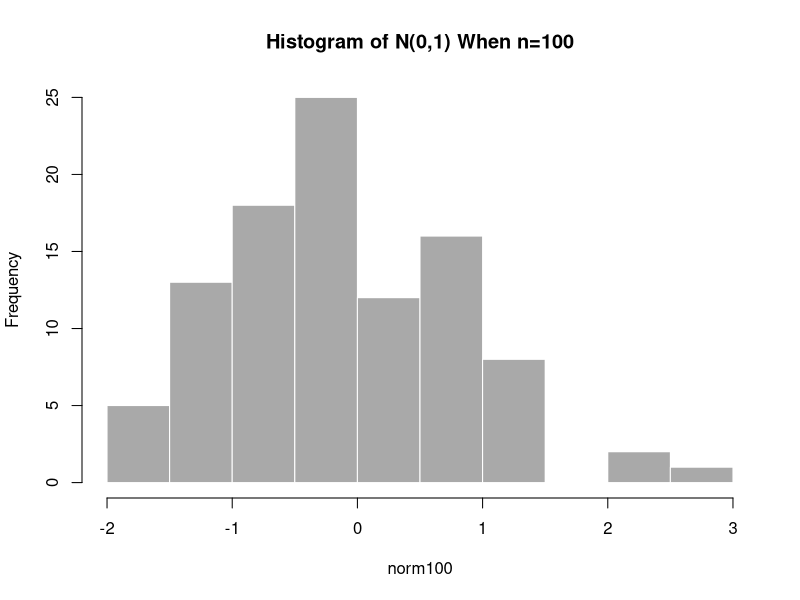
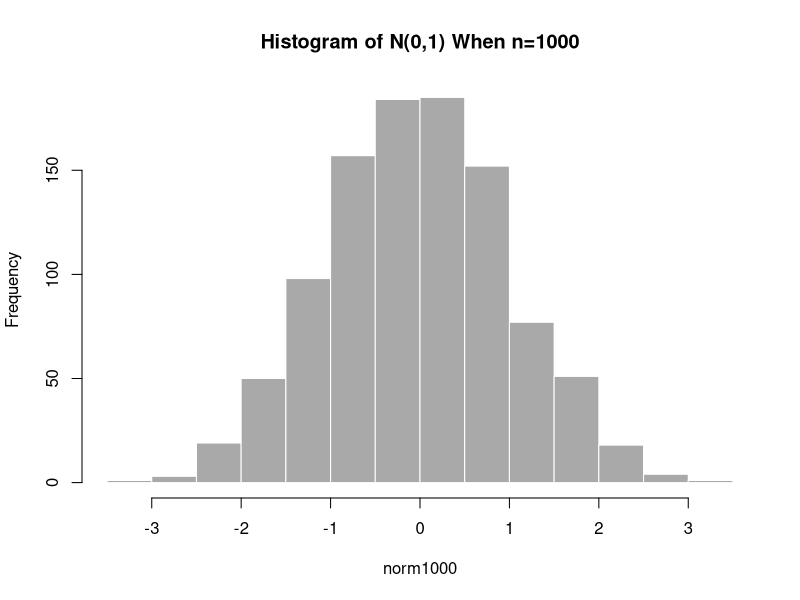
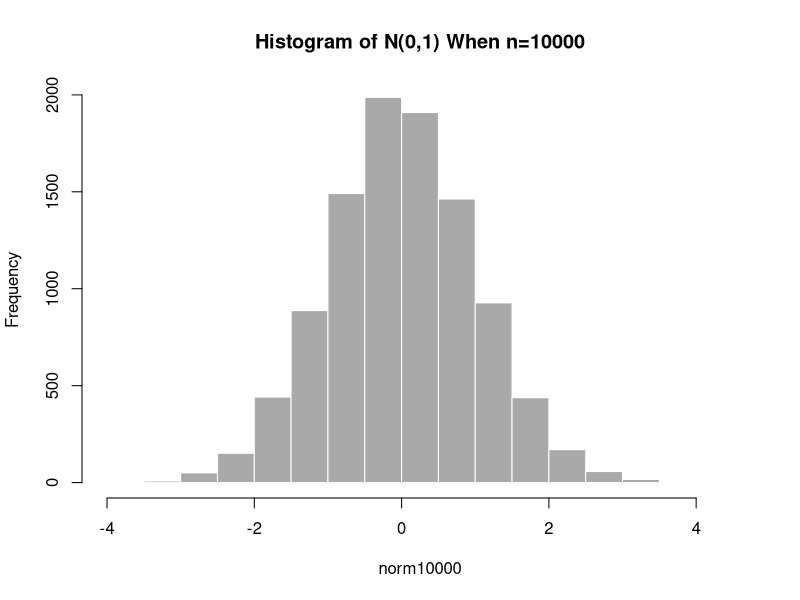
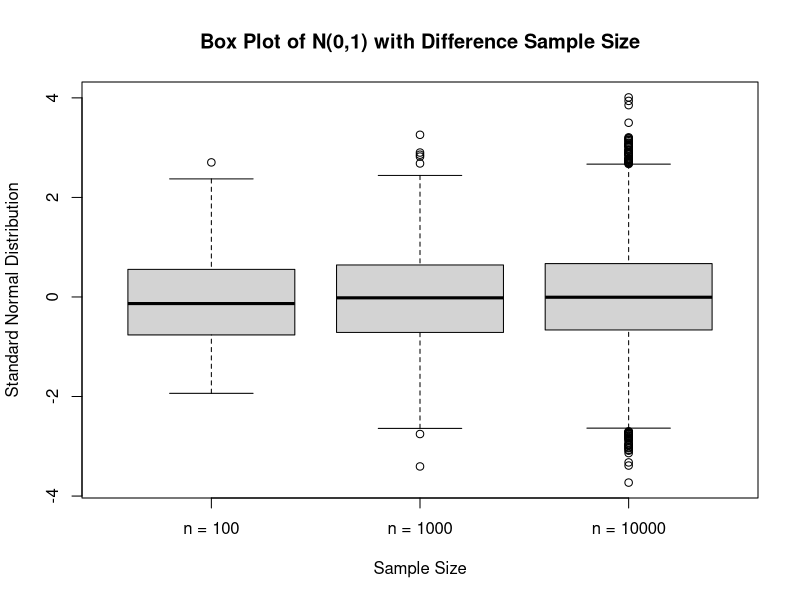

Write the R code that produced these figures, in order.
## ---- chunk 1
knitr::opts_chunk$set(echo = TRUE)
## ---- chunk 2
library(knitr)
library(kableExtra)

t <- c(0.0, 0.67, 0.84, 1.28, 1.65, 2.32, 2.58, 3.09, 3.72)
a <- array(data=NA, dim=length(t))

for (i in 1:length(t)){
a[i] <- pnorm(t[i], mean=0, sd=1)
}
t <- c("t=", t)
a <- c("F(x)=", a)

table1 <- array(c(t, a), dim = c(10, 2))

set.seed(20180913)
norm100 <- rnorm(100)
norm1000 <- rnorm(1000)
norm10000 <- rnorm(10000)

t <- c(0.0, 0.67, 0.84, 1.28, 1.65, 2.32, 2.58, 3.09, 3.72)
b <- array(data=NA, dim=length(t))
c <- array(data=NA, dim=length(t))
d <- array(data=NA, dim=length(t))

for (i in 1:length(t)){
b[i] <- sum(norm100 <= t[i])/100
c[i] <- sum(norm1000 <= t[i])/1000
d[i] <- sum(norm10000 <= t[i])/10000
}
t <- c("t=", t)
b <- c("Sum= (n=100)", b)
c <- c("Sum= (n=1000)", c)
d <- c("Sum= (n=10000)", d)

table2 <- array(c(t, b, c, d), dim = c(10, 4))

kable(table1, caption = 'The CDF of Standard Normal Distribution', booktabs=T) %>%
  row_spec(1, bold = T, hline_after = T)

kable(table2, caption = 'The Summation of Monte Carlo Methods', booktabs=T) %>%
  row_spec(1, bold = T, hline_after = T)
  
## ---- chunk 3
hist(norm100, col = 'darkgray', border = 'white', main = "Histogram of N(0,1) When n=100")

hist(norm1000, col = 'darkgray', border = 'white', main = "Histogram of N(0,1) When n=1000")

hist(norm10000, col = 'darkgray', border = 'white', main = "Histogram of N(0,1) When n=10000")
## ---- chunk 4
group <- array(NA, dim=11100)
for (x in 1:100){
  group[x] <- "n = 100"
}
for (x in 101:1100){
  group[x] <- "n = 1000"
}
for (x in 1101:11100){
  group[x] <- "n = 10000"
}

norm <- c(norm100, norm1000, norm10000)
boxplot(norm~group, data = NULL,
        main = "Box Plot of N(0,1) with Difference Sample Size",
        xlab = "Sample Size",
        ylab = "Standard Normal Distribution")
## ---- chunk 5
.Machine$double.xmax
## ---- chunk 6
.Machine$double.xmin

## ---- chunk 7
.Machine$double.eps

## ---- chunk 8
.Machine$double.neg.eps
